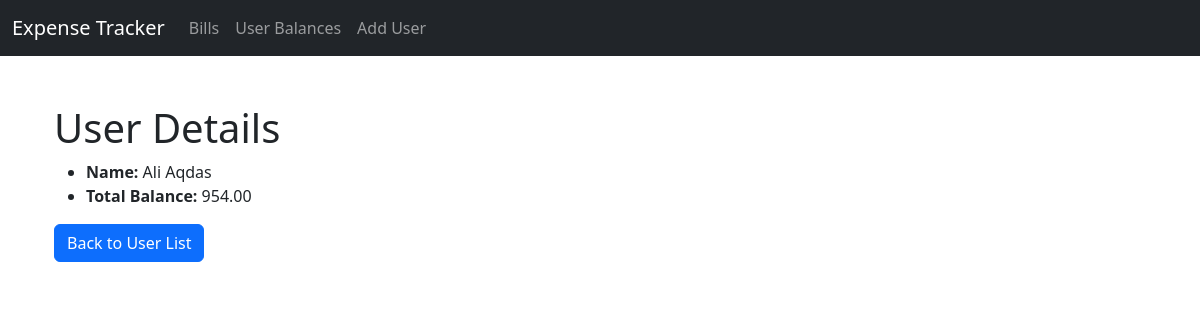
Before: /user/1/ with the older database file.
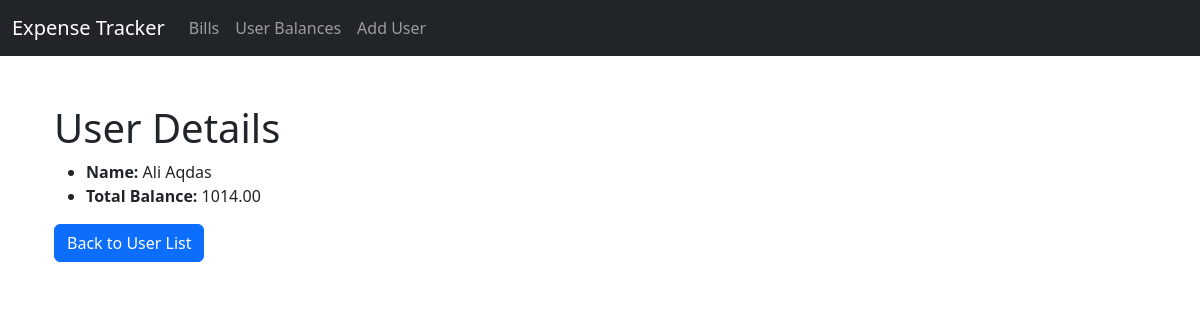
After: the same page with the newer database file.
### calcus/models.py (models this page shows, shortened)
class user2cal(models.Model):
    name = models.CharField(max_length=100, unique=True)
    total_balance = models.DecimalField(max_digits=10, decimal_places=2, default=0)

### calcus/views.py (the view)
# urls.py: path('user/<int:pk>/', UserDetailView.as_view(), name='user-detail'),
class UserDetailView(View):
    def get(self, request, pk):
        user = get_object_or_404(user2cal, pk=pk)
        return render(request, 'user_detail.html', {'user': user})

### templates/user_detail.html
{% extends 'base.html' %}
{% block content %}
<div class="container mt-5">
    <h1>User Details</h1>
    <ul>
        <li><strong>Name:</strong> {{ user.name }}</li>
        <li><strong>Total Balance:</strong> {{ user.total_balance }}</li>
    </ul>
    <a href="{% url 'user-list' %}" class="btn btn-primary">Back to User List</a>
</div>
{% endblock %}

Changed rows visible on the page:
changed user2cal "Ali Aqdas": total_balance "954.00" → "1014.00"
